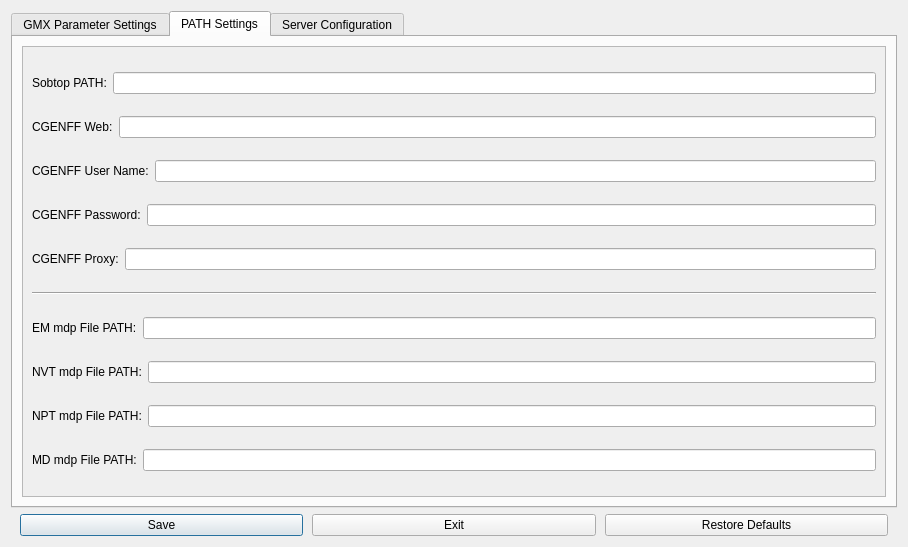
<?xml version="1.0" encoding="UTF-8"?>
<ui version="4.0">
 <class>Default_Settings</class>
 <widget class="QDialog" name="Default_Settings">
  <property name="geometry">
   <rect>
    <x>0</x>
    <y>0</y>
    <width>908</width>
    <height>547</height>
   </rect>
  </property>
  <property name="windowTitle">
   <string>Dialog</string>
  </property>
  <layout class="QVBoxLayout" name="verticalLayout">
   <item>
    <widget class="QTabWidget" name="tabWidget">
     <property name="currentIndex">
      <number>1</number>
     </property>
     <widget class="QWidget" name="Parameter_Setting">
      <attribute name="title">
       <string>GMX Parameter Settings</string>
      </attribute>
     </widget>
     <widget class="QWidget" name="PATH_Edit">
      <attribute name="title">
       <string>PATH Settings</string>
      </attribute>
      <layout class="QVBoxLayout" name="verticalLayout_2">
       <item>
        <widget class="QScrollArea" name="scrollArea">
         <property name="widgetResizable">
          <bool>true</bool>
         </property>
         <widget class="QWidget" name="scrollAreaWidgetContents">
          <property name="geometry">
           <rect>
            <x>0</x>
            <y>0</y>
            <width>866</width>
            <height>444</height>
           </rect>
          </property>
          <layout class="QVBoxLayout" name="verticalLayout_3">
           <item>
            <layout class="QHBoxLayout" name="horizontalLayout_2">
             <item>
              <widget class="QLabel" name="Sobtop_PATH_label">
               <property name="text">
                <string>Sobtop PATH:</string>
               </property>
              </widget>
             </item>
             <item>
              <widget class="QLineEdit" name="Sobtop_PATH"/>
             </item>
            </layout>
           </item>
           <item>
            <layout class="QHBoxLayout" name="horizontalLayout_3">
             <item>
              <widget class="QLabel" name="CGENFF_Web_URL_label">
               <property name="text">
                <string>CGENFF Web:</string>
               </property>
              </widget>
             </item>
             <item>
              <widget class="QLineEdit" name="CGENFF_Web_URL"/>
             </item>
            </layout>
           </item>
           <item>
            <layout class="QHBoxLayout" name="horizontalLayout_4">
             <item>
              <widget class="QLabel" name="CGENFF_User_Name_label">
               <property name="text">
                <string>CGENFF User Name:</string>
               </property>
              </widget>
             </item>
             <item>
              <widget class="QLineEdit" name="CGENFF_User_Name"/>
             </item>
            </layout>
           </item>
           <item>
            <layout class="QHBoxLayout" name="horizontalLayout_5">
             <item>
              <widget class="QLabel" name="CGENFF_Password_label">
               <property name="text">
                <string>CGENFF Password:</string>
               </property>
              </widget>
             </item>
             <item>
              <widget class="QLineEdit" name="CGENFF_Password"/>
             </item>
            </layout>
           </item>
           <item>
            <layout class="QHBoxLayout" name="horizontalLayout_6">
             <item>
              <widget class="QLabel" name="CGENFF_Proxy_label">
               <property name="text">
                <string>CGENFF Proxy:</string>
               </property>
              </widget>
             </item>
             <item>
              <widget class="QLineEdit" name="CGENFF_Proxy"/>
             </item>
            </layout>
           </item>
           <item>
            <widget class="Line" name="line">
             <property name="orientation">
              <enum>Qt::Orientation::Horizontal</enum>
             </property>
            </widget>
           </item>
           <item>
            <layout class="QHBoxLayout" name="horizontalLayout_7">
             <item>
              <widget class="QLabel" name="EM_default_mdp_file_path_label">
               <property name="text">
                <string>EM mdp File PATH:</string>
               </property>
              </widget>
             </item>
             <item>
              <widget class="QLineEdit" name="EM_default_mdp_file_path"/>
             </item>
            </layout>
           </item>
           <item>
            <layout class="QHBoxLayout" name="horizontalLayout_8">
             <item>
              <widget class="QLabel" name="NVT_default_mdp_file_path_label">
               <property name="text">
                <string>NVT mdp File PATH:</string>
               </property>
              </widget>
             </item>
             <item>
              <widget class="QLineEdit" name="NVT_default_mdp_file_path"/>
             </item>
            </layout>
           </item>
           <item>
            <layout class="QHBoxLayout" name="horizontalLayout_9">
             <item>
              <widget class="QLabel" name="NPT_default_mdp_file_path_label">
               <property name="text">
                <string>NPT mdp File PATH:</string>
               </property>
              </widget>
             </item>
             <item>
              <widget class="QLineEdit" name="NPT_default_mdp_file_path"/>
             </item>
            </layout>
           </item>
           <item>
            <layout class="QHBoxLayout" name="horizontalLayout_10">
             <item>
              <widget class="QLabel" name="MD_default_mdp_file_path_label">
               <property name="text">
                <string>MD mdp File PATH:</string>
               </property>
              </widget>
             </item>
             <item>
              <widget class="QLineEdit" name="MD_default_mdp_file_path"/>
             </item>
            </layout>
           </item>
          </layout>
         </widget>
        </widget>
       </item>
      </layout>
     </widget>
     <widget class="QWidget" name="Server_Setting">
      <attribute name="title">
       <string>Server Configuration</string>
      </attribute>
     </widget>
    </widget>
   </item>
   <item>
    <layout class="QHBoxLayout" name="horizontalLayout">
     <property name="spacing">
      <number>9</number>
     </property>
     <property name="leftMargin">
      <number>9</number>
     </property>
     <property name="topMargin">
      <number>0</number>
     </property>
     <property name="rightMargin">
      <number>9</number>
     </property>
     <property name="bottomMargin">
      <number>0</number>
     </property>
     <item>
      <widget class="QPushButton" name="Save_Button">
       <property name="text">
        <string>Save</string>
       </property>
      </widget>
     </item>
     <item>
      <widget class="QPushButton" name="Exit_Button">
       <property name="text">
        <string>Exit</string>
       </property>
      </widget>
     </item>
     <item>
      <widget class="QPushButton" name="Return_Button">
       <property name="text">
        <string>Restore Defaults</string>
       </property>
      </widget>
     </item>
    </layout>
   </item>
  </layout>
 </widget>
 <resources/>
 <connections/>
</ui>
